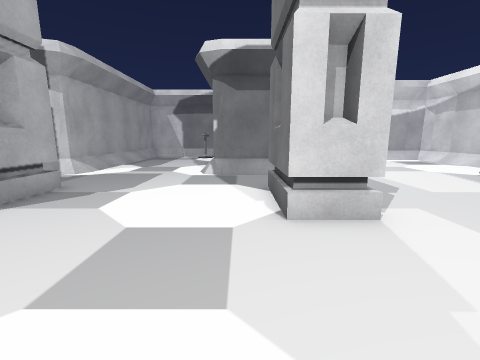
[1] (above)

18 first-person views from a walk through a scene from a Unity 3-D project. The camera is 1.3 m above the floor, tilts 10° down and sees 90° across. The floor is counted in squares, 1 m on a side. Each view is taken from the middle of a square. On the plan, view 1 faces up. The plan holds only what a view shows up to about 12 squares ahead; the rest is blank. The place goes on beyond the plan. The player character is not drawn. Some surface patterns are stand-ins.

[2]
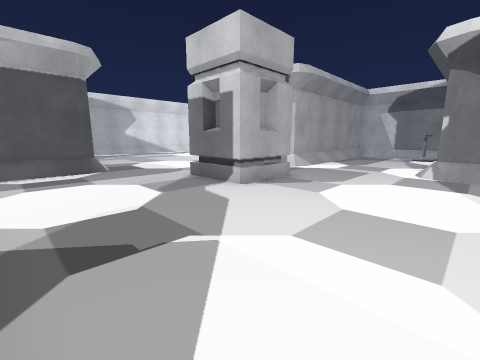

[3]
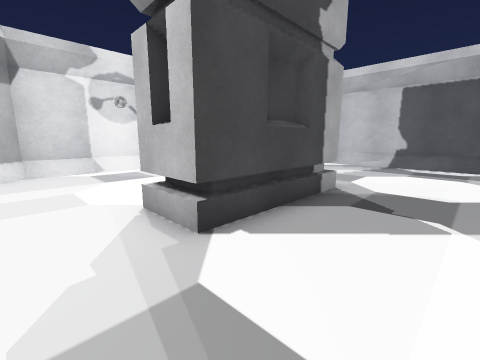

[4]
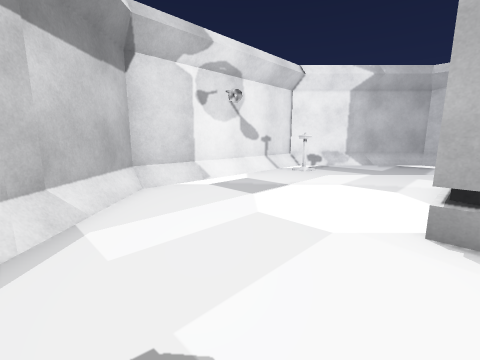

[5]
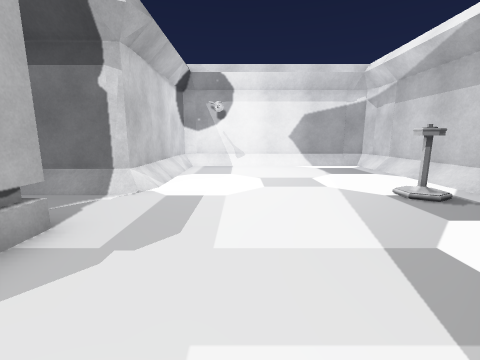

[6]
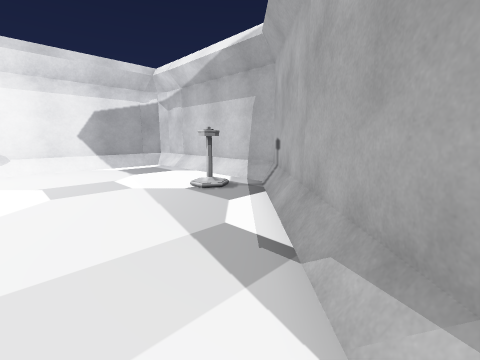

[7]
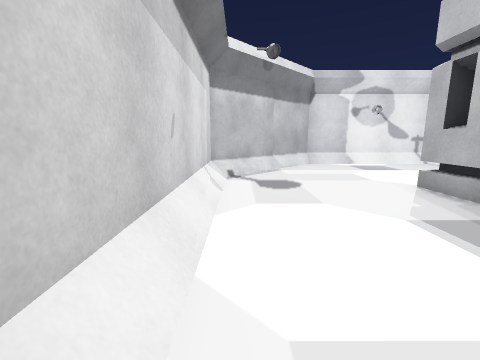

[8]
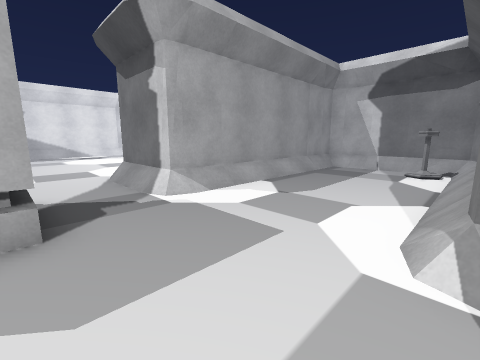

[9]
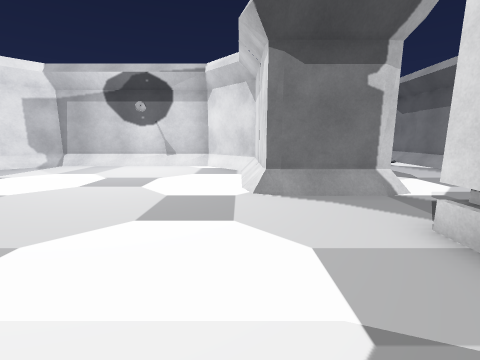

[10]
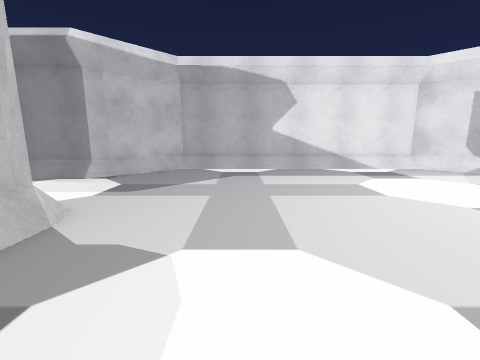

[11]
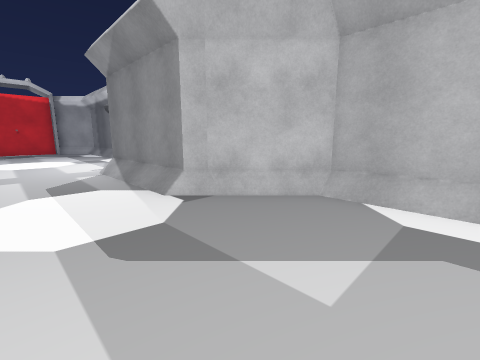

[12]
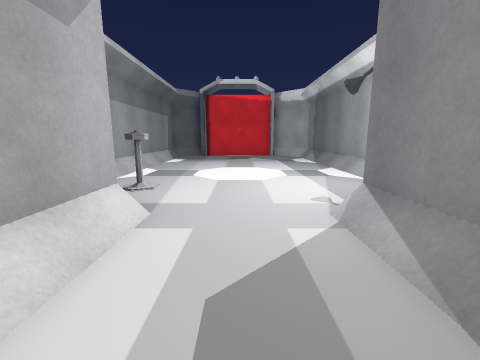

[13]
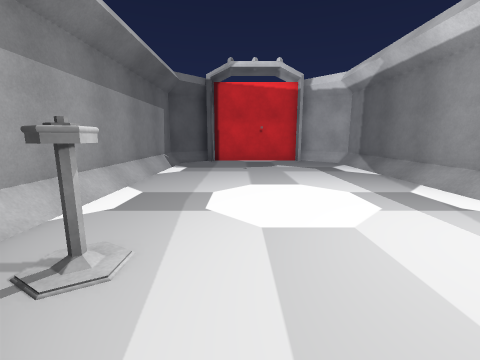

[14]
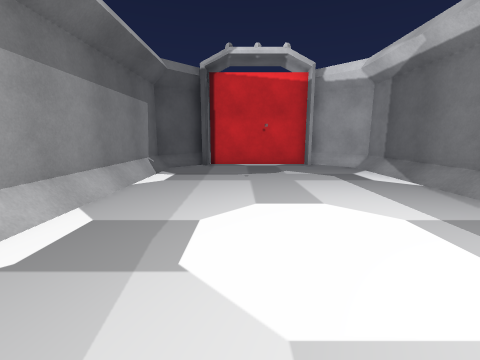

[15]
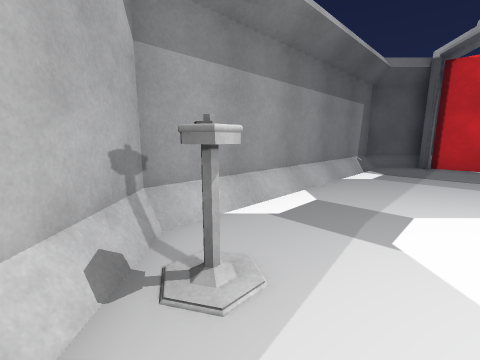

[16]
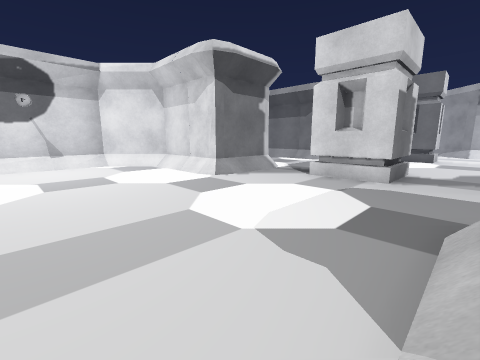

[17]
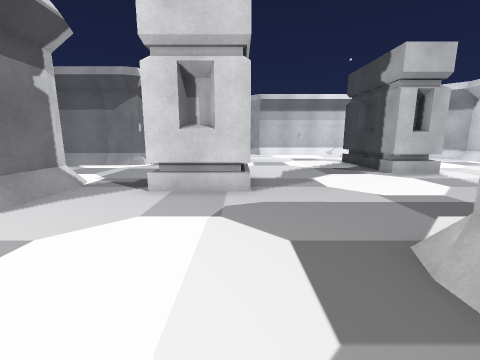

[18]
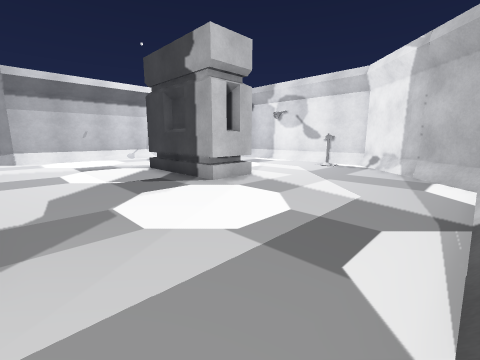

### Floor plan
Key: @ floor where view 1 was taken; # wall or solid block; . floor; / step, stairs or slope; P pillar; O other object.
Columns run from 21 left of view 1 to 11 right of it. Each row starts with its distance up from view 1.
 17                ######
 16                #...O#
 15   #########    #....#   #########
 14  ##///////##   #....#  # ///////#
 13 ##.........##  #....#  #........#
 12 #/..........#  #....#  #........#
 11 #/..........#  #....#  #........#
 10 #/..........#  #....#  #........#
  9 #/..........####....####........#
  8 #/............................O.#
  7 #/.............................##
  6 #/............PPP.....PP......##
  5 #/............P P.....P .....##
  4 #/............PPP.....PP....##
  3 #/.........................##
  2 ##.....####/...............#
  1  ##....   #/...............#
  0   ##...   #/.........@.....#
 -1    #...   #/...............#
 -2    #...   #/.....PPPPP.....#
 -3    #...#  #/.....P  PP.....#
 -4    #...#  #/...............#
 -5    #...## ##...............#
 -6    .....#####.............##
 -7   ......O## ##...........##
 -8  /......./#  ##.O.......##
 -9  /......./#   ##///////##
-10 #/......./#    #########
-11 #/......./#
-12 #/......./#
-13 #/......./#
-14 #/......./#
-15 #/......./#
-16 #/......./#
-17 #/......./#
-18 ##......###
-19  #########

Where each view was taken, in squares from view 1:
view 1: 0 up, 0 right, facing up
view 2: 1 down, 0 right, facing up-left
view 3: 1 up, 2 right, facing down-left
view 4: 3 down, 4 right, facing down-left
view 5: 3 up, 5 right, facing up
view 6: 3 up, 5 right, facing up-right
view 7: 3 up, 5 right, facing down
view 8: 6 up, 1 left, facing up-left
view 9: 3 up, 10 left, facing up
view 10: 5 up, 10 left, facing left
view 11: 5 up, 15 left, facing down-left
view 12: 1 down, 16 left, facing down
view 13: 5 down, 15 left, facing down
view 14: 7 down, 15 left, facing down
view 15: 6 down, 15 left, facing down-right
view 16: 2 up, 15 left, facing up-right
view 17: 4 up, 13 left, facing right
view 18: 3 up, 10 left, facing down-right
